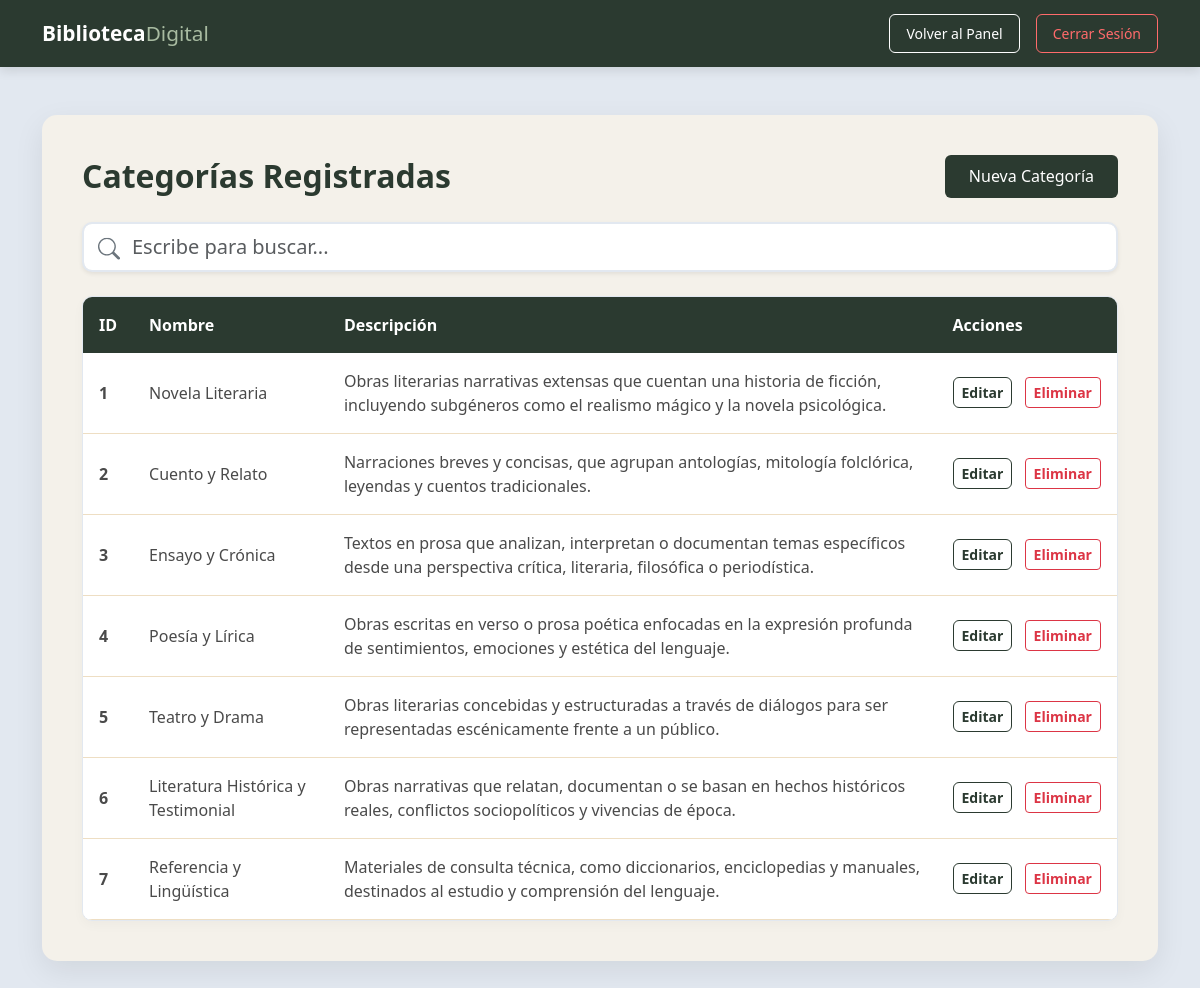
The page /categorias/categoria_lista.php (signed in) on the database its author committed.
### tables this page shows
CREATE TABLE `categorias` (
  `id` int(11) NOT NULL,
  `nombre` varchar(100) NOT NULL,
  `descripcion` text DEFAULT NULL
);

### categorias/categoria_lista.php (the view, shortened to what this page needs)
<?php
require '../config/conexion.php';
$sql = "SELECT * FROM categorias";
$resultado = $conn->query($sql);
?>
<!DOCTYPE html>
<html lang="es">
<head>
    <link href="https://cdn.jsdelivr.net/npm/bootstrap@5.3.0/dist/css/bootstrap.min.css" rel="stylesheet">
</head>
<body>
    <nav class="navbar mb-5">
        <div class="container">
            <a class="navbar-brand" href="../dashboard.php">Biblioteca<span>Digital</span></a>
            <div class="d-flex">
                <a href="../dashboard.php" class="btn btn-sm btn-outline-light-custom me-3 px-3 py-2">Volver al Panel</a>
                <a href="../logout.php" class="btn btn-sm btn-logout px-3 py-2">Cerrar Sesión</a>
            </div>
        </div>
    </nav>
    <div class="container mb-5">
        <div class="main-card">
            <div class="d-flex justify-content-between align-items-center mb-4">
                <h2 class="mb-0">Categorías Registradas</h2>
                <?php if ($_SESSION['nivel_acceso'] == 'Administrador' || $_SESSION['nivel_acceso'] == 'Supervisor'): ?>
                    <a href="categoria_form.php" class="btn-dark-green">Nueva Categoría</a>
                <?php endif; ?>
            </div>
            <div class="mb-4 position-relative">
                <span class="position-absolute top-50 start-0 translate-middle-y ms-3" style="color: #6c757d;">
                </span>
                <input type="text" id="buscador" class="form-control form-control-lg shadow-sm ps-5" placeholder="Escribe para buscar..." style="border: 2px solid #e2e8f0; border-radius: 10px;">
            </div>
            <div class="table-container table-responsive">
                <table class="table table-hover">
                    <thead>
                        <tr>
                            <th>ID</th>
                            <th>Nombre</th>
                            <th>Descripción</th>
                            <th>Acciones</th>
                        </tr>
                    </thead>
                    <tbody>
                        <?php if ($resultado && $resultado->num_rows > 0): ?>
                            <?php while($fila = $resultado->fetch_assoc()): ?>
                                <tr>
                                    <td class="fw-bold"><?= htmlspecialchars($fila['id']) ?></td>
                                    <td><?= htmlspecialchars($fila['nombre']) ?></td>
                                    <td><?= htmlspecialchars($fila['descripcion']) ?></td>
                                    <td class="text-nowrap">
                                        <?php if ($_SESSION['nivel_acceso'] == 'Administrador' || $_SESSION['nivel_acceso'] == 'Supervisor'): ?>
                                            <a href="categoria_editar.php?id=<?= $fila['id'] ?>" class="btn btn-sm btn-action-edit me-2">Editar</a>
                                        <?php endif; ?>
                                        <?php if ($_SESSION['nivel_acceso'] == 'Administrador'): ?>
                                            <a href="categoria_eliminar.php?id=<?= $fila['id'] ?>" class="btn btn-sm btn-outline-danger fw-bold" onclick="return confirm('¿Eliminar esta categoría?');">Eliminar</a>
                                        <?php endif; ?>
                                    </td>
                                </tr>
                            <?php endwhile; ?>
                        <?php else: ?>
                            <tr>
                                <td colspan="4" class="text-center py-5 text-muted">No hay categorías registradas.</td>
                            </tr>
                        <?php endif; ?>
                    </tbody>
                </table>
            </div>
        </div>
    </div>
</body>
</html>

### categorias/categoria_lista.php (style rules this page uses)
body { background-color: #e2e8f0; color: #333333; font-family: 'Segoe UI', Tahoma, Geneva, Verdana, sans-serif; }
.navbar { background-color: #2b3a30; box-shadow: 0 4px 10px rgba(0,0,0,0.1); padding: 0.8rem 0; }
.navbar-brand { color: #ffffff !important; font-weight: 700; font-size: 1.3rem; }
.navbar-brand span { color: #a8bba1; font-weight: 400; }
.btn-outline-light-custom { border: 1px solid #ffffff; color: #ffffff; border-radius: 6px; transition: all 0.2s; }
.btn-logout { border: 1px solid #ff6b6b; color: #ff6b6b; border-radius: 6px; transition: all 0.2s; }
.main-card { background-color: #f4f1ea; border: none; border-radius: 15px; box-shadow: 0 10px 30px rgba(0,0,0,0.08); padding: 2.5rem; }
h2 { color: #2b3a30; font-weight: 700; }
.btn-dark-green { background-color: #2b3a30; color: #ffffff; border: none; border-radius: 6px; font-weight: 500; padding: 0.6rem 1.5rem; text-decoration: none; display: inline-block; }
.table-container { background-color: #ffffff; border-radius: 10px; overflow: hidden; box-shadow: 0 4px 12px rgba(0,0,0,0.03); border: 1px solid #e2e8f0; margin-top: 1.5rem; }
.table { margin-bottom: 0; }
.table th { background-color: #2b3a30; color: #ffffff; font-weight: 600; padding: 16px; border: none; }
.table td { padding: 16px; vertical-align: middle; border-bottom: 1px solid #eedec3; color: #4a4a4a; }
.btn-action-edit { color: #2b3a30; border: 1px solid #2b3a30; font-weight: 600; border-radius: 6px; }

### rows shown on the page
categorias: id "1", nombre "Novela Literaria", descripcion "Obras literarias narrativas extensas que cuentan una historia de ficción, incluyendo subgéneros como el realismo mágico y la novela psicológica."
categorias: id "2", nombre "Cuento y Relato", descripcion "Narraciones breves y concisas, que agrupan antologías, mitología folclórica, leyendas y cuentos tradicionales."
categorias: id "3", nombre "Ensayo y Crónica", descripcion "Textos en prosa que analizan, interpretan o documentan temas específicos desde una perspectiva crítica, literaria, filosófica o periodística."
categorias: id "4", nombre "Poesía y Lírica", descripcion "Obras escritas en verso o prosa poética enfocadas en la expresión profunda de sentimientos, emociones y estética del lenguaje."
categorias: id "5", nombre "Teatro y Drama", descripcion "Obras literarias concebidas y estructuradas a través de diálogos para ser representadas escénicamente frente a un público."
categorias: id "6", nombre "Literatura Histórica y Testimonial", descripcion "Obras narrativas que relatan, documentan o se basan en hechos históricos reales, conflictos sociopolíticos y vivencias de época."
categorias: id "7", nombre "Referencia y Lingüística", descripcion "Materiales de consulta técnica, como diccionarios, enciclopedias y manuales, destinados al estudio y comprensión del lenguaje."
